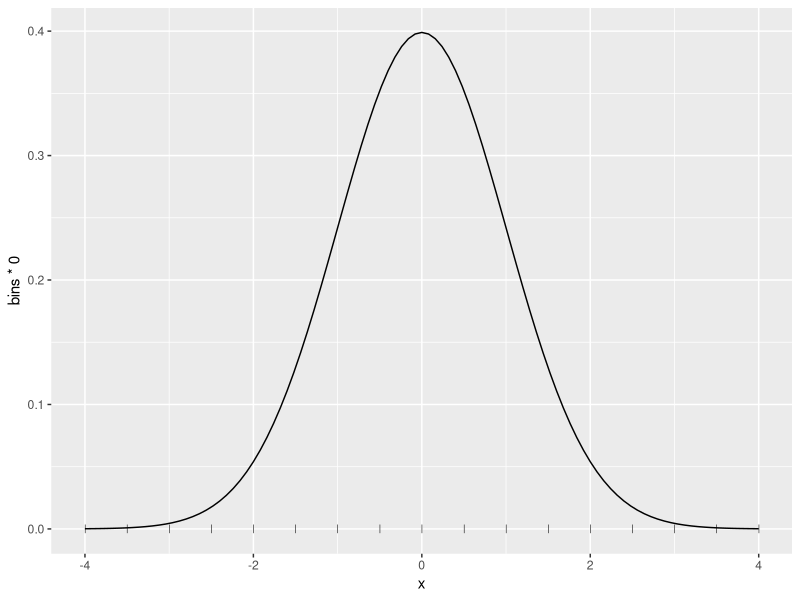
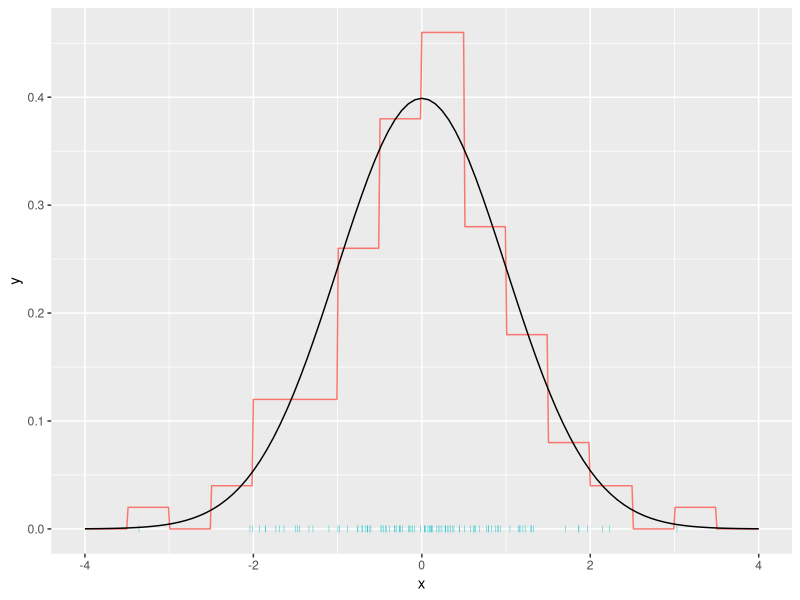
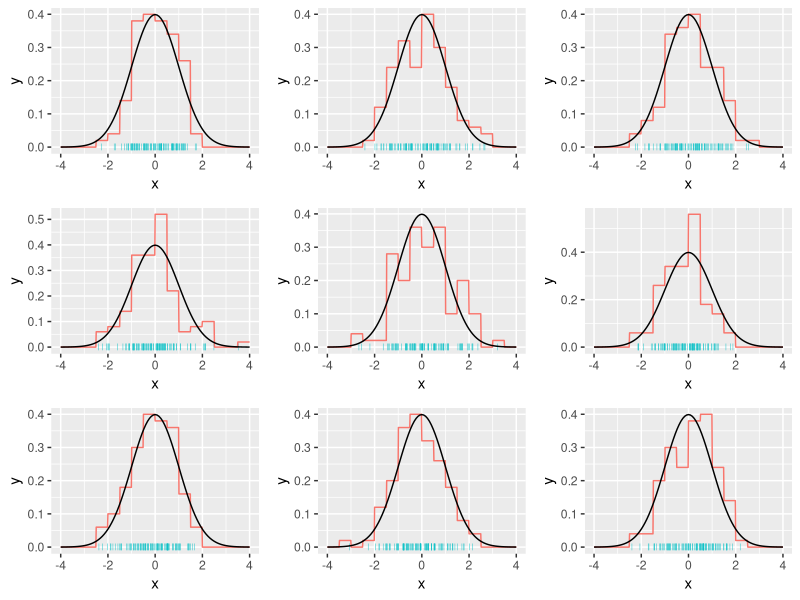
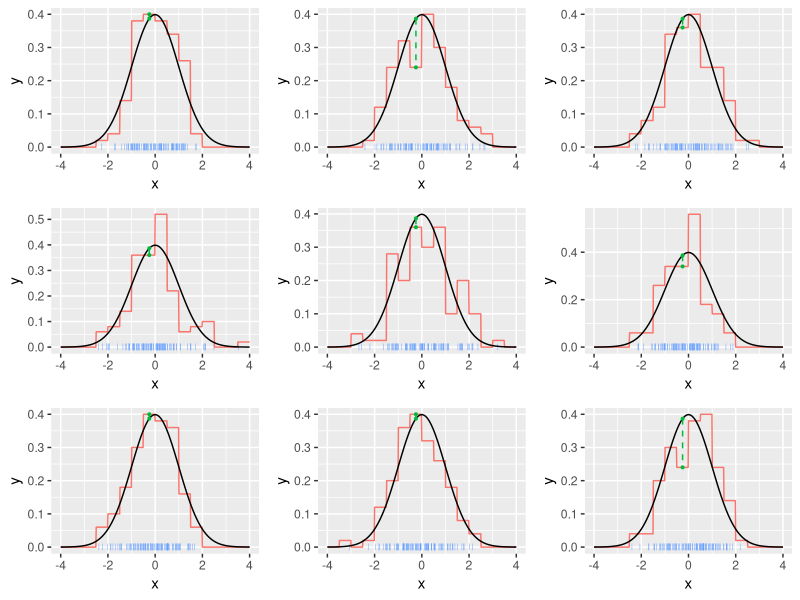
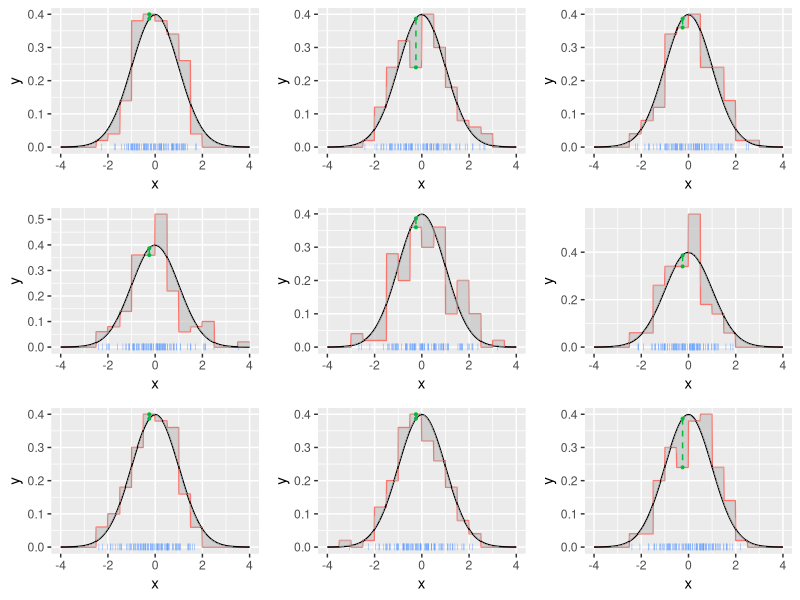
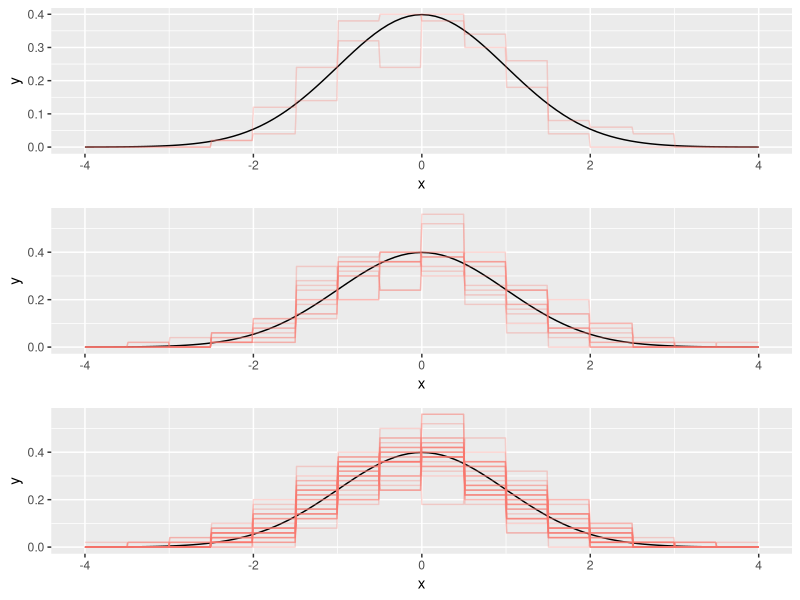
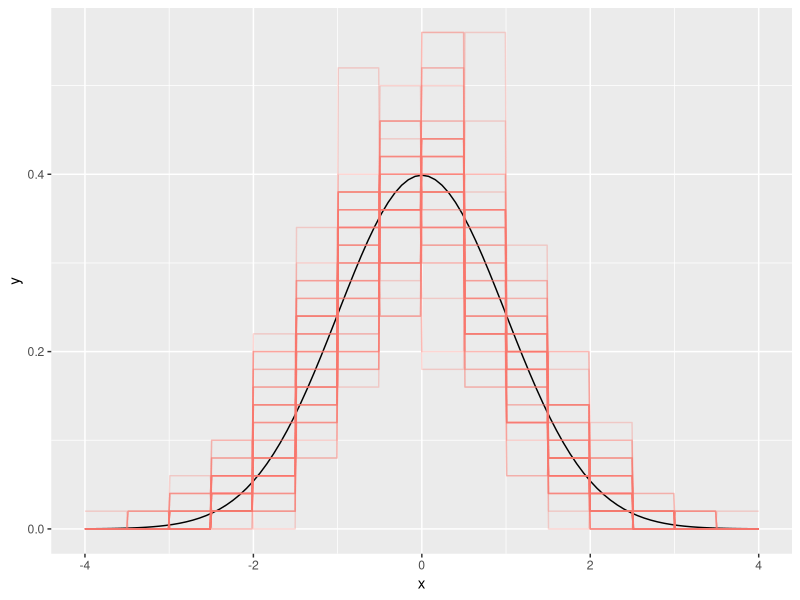
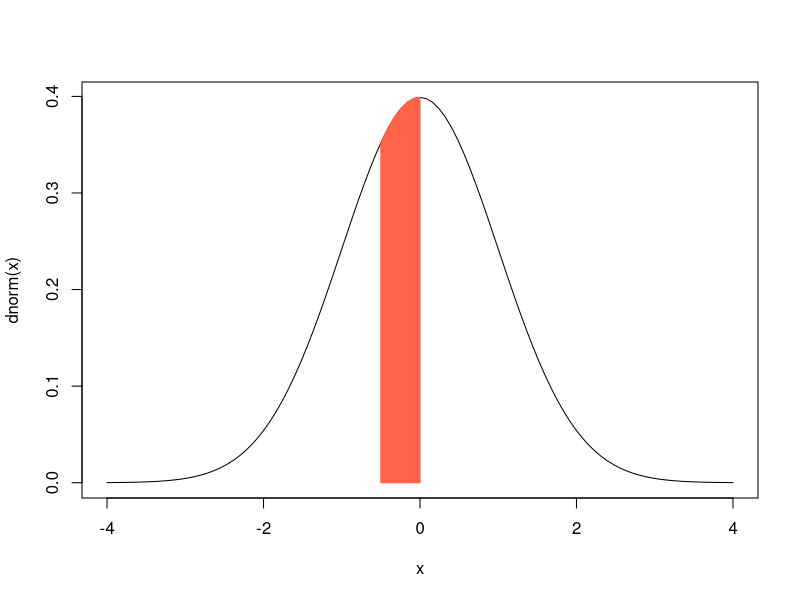

Here is the R script that generated these plots, in order:
rm(list=ls())

library(ggplot2)
library(gridExtra)
library(scales)
library(data.table)
library(magrittr)

reverselog_trans <- function(base = exp(1)) {
  trans <- function(x) -log(x, base)
  inv <- function(x) base^(-x)
  trans_new(paste0("reverselog-", format(base)), trans, inv, 
            log_breaks(base = base), 
            domain = c(1e-100, Inf))}

n <- 100
h <- .5

xmin <- -4; xmax <- 4
bins <- seq(xmin,xmax,h)

x0 <- bins[-length(bins)]
x1 <- bins[-1]


ggplot(data=data.frame(x=c(-4,4)),aes(x))+stat_function(fun=dnorm)+
  geom_point(data=data.frame(bins),aes(x=bins,y=bins*0),pch='|',size=2)

x <- rnorm(n)
cont <- table(cut(x,breaks = bins))/n
f_est <- stepfun(bins[2:(length(bins)-1)],cont/h)
ggplot()+
  geom_point(data=data.frame(x),aes(x,0,col='z'),pch='|',size=1.5,show.legend=F)+
  stat_function(fun=f_est,data=data.frame(x=c(-4,4)),aes(x,col='estimada'),show.legend=F,n = 501)+
  stat_function(fun=dnorm,data=data.frame(x=c(-4,4)),aes(x,col='teórica'),show.legend=F,col=1)

set.seed(pi)
plots <- lapply(seq_len(9),function(foo) {
x <- rnorm(n)
cont <- table(cut(x,breaks = bins))/n
f_est <- stepfun(bins[2:(length(bins)-1)],cont/h)
grafico <- ggplot()+
  geom_point(data=data.frame(x),aes(x,0,col='z'),pch='|',size=1.5,show.legend=F)+
  # geom_ribbon(data=data.frame(xx=seq(-4,4,length.out = 501)),aes(x=xx,ymin=f_est(xx),ymax=dnorm(xx)),fill='grey',alpha=.6)+
  stat_function(fun=f_est,data=data.frame(x=c(-4,4)),aes(x,col='estimada'),show.legend=F,n = 501)+
  stat_function(fun=dnorm,data=data.frame(x=c(-4,4)),aes(x,col='teórica'),show.legend=F,col=1)
grafico$funcion <- f_est
return(grafico)
})

do.call('grid.arrange',plots)

p <- -.25 

do.call('grid.arrange',
        lapply(plots, function(grafico){
          grafico+
            geom_point(data=data.frame(x=p),aes(x,dnorm(x),col='punto'),size=.7)+
            geom_point(data=data.frame(x=p),aes(x,grafico$funcion(x),col='punto'),size=.7)+
            geom_segment(data=data.frame(x=p),aes(x=x,xend=x,y=dnorm(x),yend=grafico$funcion(x),col='punto'),lty=2)+
            theme(legend.position='none')
}))



# MISE --------------------------------------------------------------------


do.call('grid.arrange',
        lapply(plots, function(grafico){
          grafico+
            geom_ribbon(data=data.frame(xx=seq(-4,4,length.out = 501)),aes(x=xx,ymin=grafico$funcion(xx),ymax=dnorm(xx)),fill='grey',alpha=.6)+
            geom_point(data=data.frame(x=p),aes(x,dnorm(x),col='punto'),size=.7)+
            geom_point(data=data.frame(x=p),aes(x,grafico$funcion(x),col='punto'),size=.7)+
            geom_segment(data=data.frame(x=p),aes(x=x,xend=x,y=dnorm(x),yend=grafico$funcion(x),col='punto'),lty=2)+
            theme(legend.position='none')
        }))


# -------------------------------------------------------------------------


set.seed(pi)
estimadores <- lapply(seq_len(50),function(foo) {
  x <- rnorm(n)
  cont <- table(cut(x,breaks = bins))/n
  f_est <- stepfun(bins[2:(length(bins)-1)],cont/h)
  return(f_est)
})


base <- ggplot(data.frame(x=c(-4,4)),aes(x))+
  stat_function(fun=dnorm,col=1)

eh <- invisible(lapply(estimadores,function(est){
  base <<- base+
    stat_function(fun=est,aes(col='a'),n=501,show.legend=F,alpha=.3)
}))

do.call('grid.arrange',eh[c(2,10,30)])
base

bins
pnorm(bins[2])-pnorm(bins[1])
pnorm(bins[9])-pnorm(bins[8])

curve(dnorm,-4,4)
curve(dnorm,-.5,0,type='h',col='tomato',add=T)
curve(pnorm,-4,4)
abline(v=bins[8:9],col='tomato')

# -------------------------------------------------------------------------
library(data.table)
library(magrittr)

t <- seq(xmin,xmax,length.out = 201)

set.seed(pi)
estimaciones <- setDT(lapply(seq_len(500),function(foo) {
  x <- rnorm(n)
  cont <- table(cut(x,breaks = bins))/n
  f_est <- stepfun(bins[2:(length(bins)-1)],cont/h)
  f_est(t)
}))

cbind(t,estimaciones) %>% 
  melt(id.vars='t') %>% 
  ggplot(aes(x=t,y=value,group=variable,col='a'))+
    geom_step(show.legend = F,alpha=.3)+
    stat_function(aes(t),fun=dnorm,col=1)

(p1 <- cbind(t,estimaciones) %>% 
  melt(id.vars='t') %>% 
  ggplot()+
  geom_bin2d(aes(x=t,y=value,group=t,fill=..density..),show.legend=F,binwidth=c(.04,.04))+
  scale_fill_gradient(name='Densidad',trans=reverselog_trans(10))+
  stat_function(fun=dnorm,show.legend=F))
  
cbind(t,estimaciones) %>% 
  melt(id.vars='t') %>% 
  .[,bin:=floor(t/h)*h] %>% 
  .[,by=bin,media:=mean(value)] %>% 
  .[,by=bin,':='(inf=quantile(value,.05),sup=quantile(value,.95))] %>% 
  .[,!c('variable','value')] %>% 
  unique %>%
  .[,by=bin,esperanza:=(pnorm(bin+h)-pnorm(bin))/h] %>% 
  melt(id.vars=c('t','bin')) %>% 
  # .[,col:=fifelse(variable %in% c('inf','sup'),factor('inf',levels=c('media','inf','sup','esperanza')),variable )] %>% 
  .[,col:=fifelse(variable %in% c('inf','sup'),factor('inf',levels=levels(variable)),variable )] %>% 
  ggplot(aes(x=t,y=value,col=col,group=variable))+
  geom_line()
  

p1+
  stat_function(data=data.frame(c(-4,4)),fun=dnorm)+
  geom_line(data=cbind(t,estimaciones) %>% 
              melt(id.vars='t') %>% 
              .[,bin:=floor(t/h)*h] %>% 
              .[,by=bin,media:=mean(value)],
            aes(t,media,col='media'),show.legend=F)+
  geom_ribbon(data=cbind(t,estimaciones) %>% 
              melt(id.vars='t') %>% 
              .[,bin:=floor(t/h)*h] %>% 
              .[,by=bin,':='(inf=quantile(value,.05),sup=quantile(value,.95))],
            aes(x=t,ymin=inf,ymax=sup,col='media'),alpha=.5,show.legend=F)+
  geom_line(data=cbind(t,estimaciones) %>% 
              melt(id.vars='t') %>% 
              .[,bin:=floor(t/h)*h] %>% 
              .[,by=bin,value2:=mean(value)] %>% 
              .[,!c('variable','value')] %>% 
              unique %>% 
              .[,by=bin,esperanza:=(pnorm(bin+h)-pnorm(bin))/h],
            aes(t,esperanza,col='verdadera'),show.legend=F)


ggplot()+
  stat_function(data=data.frame(c(-4,4)),fun=dnorm)+
  geom_line(data=cbind(t,estimaciones) %>% 
              melt(id.vars='t') %>% 
              .[,bin:=floor(t/h)*h] %>% 
              .[,by=bin,media:=mean(value)],
            aes(t,media,col='media'),show.legend=F)+
  geom_ribbon(data=cbind(t,estimaciones) %>% 
                melt(id.vars='t') %>% 
                .[,bin:=floor(t/h)*h] %>% 
                .[,by=bin,':='(inf=quantile(value,.05),sup=quantile(value,.95))],
              aes(x=t,ymin=inf,ymax=sup,col='media'),alpha=.5,show.legend=F)+
  geom_line(data=cbind(t,estimaciones) %>% 
              melt(id.vars='t') %>% 
              .[,bin:=floor(t/h)*h] %>% 
              .[,by=bin,value2:=mean(value)] %>% 
              .[,!c('variable','value')] %>% 
              unique %>% 
              .[,by=bin,esperanza:=(pnorm(bin+h)-pnorm(bin))/h],
            aes(t,esperanza,col='verdadera'),show.legend=F)


# con otro h --------------------------------------------------------------

h <- 2
bins <- seq(xmin,xmax,h)

set.seed(pi)
estimaciones <- setDT(lapply(seq_len(750),function(foo) {
  x <- rnorm(n)
  cont <- table(cut(x,breaks = bins))/n
  f_est <- stepfun(bins[2:(length(bins)-1)],cont/h)
  f_est(t)
}))


(p1 <- cbind(t,estimaciones) %>% 
    melt(id.vars='t') %>% 
    ggplot()+
    geom_bin2d(aes(x=t,y=value,group=t,fill=..density..),show.legend=F,binwidth=c(.04,.02))+
    scale_fill_gradient(name='Densidad',trans=reverselog_trans(10))+
    stat_function(fun=dnorm,show.legend=F))

p1+
  stat_function(data=data.frame(c(-4,4)),fun=dnorm)+
  geom_line(data=cbind(t,estimaciones) %>% 
              melt(id.vars='t') %>% 
              .[,bin:=floor(t/h)*h] %>% 
              .[,by=bin,value2:=mean(value)],
            aes(t,value2,col='media'),show.legend=F)+
  geom_ribbon(data=cbind(t,estimaciones) %>% 
                melt(id.vars='t') %>% 
                .[,bin:=floor(t/h)*h] %>% 
                .[,by=bin,':='(inf=quantile(value,.05),sup=quantile(value,.95))],
              aes(x=t,ymin=inf,ymax=sup,col='media'),alpha=.5,show.legend=F)+
  geom_line(data=cbind(t,estimaciones) %>% 
              melt(id.vars='t') %>% 
              .[,bin:=floor(t/h)*h] %>% 
              .[,by=bin,value2:=mean(value)] %>% 
              .[,!c('variable','value')] %>% 
              unique %>% 
              .[,by=bin,esperanza:=(pnorm(bin+h)-pnorm(bin))/h],
            aes(t,esperanza,col='verdadera'),show.legend=F)

# ggplot()+
#   stat_function(data=data.frame(c(-4,4)),fun=dnorm)+
#   geom_line(data=cbind(t,estimaciones) %>% 
#               melt(id.vars='t') %>% 
#               .[,bin:=floor(t/h)*h] %>% 
#               .[,by=bin,value2:=mean(value)],aes(t,value2,col='media'),show.legend=F)+
#   geom_ribbon(data=cbind(t,estimaciones) %>% 
#                 melt(id.vars='t') %>% 
#                 .[,bin:=floor(t/h)*h] %>% 
#                 .[,by=bin,':='(inf=quantile(value,.05),sup=quantile(value,.95))],aes(x=t,ymin=inf,ymax=sup,fill='media'),alpha=.5,show.legend=F)


# h = 4 -------------------------------------------------------------------

h <- 4
bins <- seq(xmin,xmax,h)

set.seed(pi)
estimaciones <- setDT(lapply(seq_len(750),function(foo) {
  x <- rnorm(n)
  cont <- table(cut(x,breaks = bins))/n
  f_est <- stepfun(bins[2:(length(bins)-1)],cont/h)
  f_est(t)
}))


(p1 <- cbind(t,estimaciones) %>% 
    melt(id.vars='t') %>% 
    ggplot()+
    geom_bin2d(aes(x=t,y=value,group=t,fill=..density..),show.legend=F,binwidth=c(.04,.02))+
    scale_fill_gradient(name='Densidad',trans=reverselog_trans(10))+
    stat_function(fun=dnorm,show.legend=F))

p1+
  stat_function(data=data.frame(c(-4,4)),fun=dnorm)+
  geom_line(data=cbind(t,estimaciones) %>% 
              melt(id.vars='t') %>% 
              .[,bin:=floor(t/h)*h] %>% 
              .[,by=bin,value2:=mean(value)],
            aes(t,value2,col='media'),show.legend=F)+
  geom_ribbon(data=cbind(t,estimaciones) %>% 
                melt(id.vars='t') %>% 
                .[,bin:=floor(t/h)*h] %>% 
                .[,by=bin,':='(inf=quantile(value,.05),sup=quantile(value,.95))],
              aes(x=t,ymin=inf,ymax=sup,col='media'),alpha=.5,show.legend=F)+
  geom_line(data=cbind(t,estimaciones) %>% 
              melt(id.vars='t') %>% 
              .[,bin:=floor(t/h)*h] %>% 
              .[,by=bin,value2:=mean(value)] %>% 
              .[,!c('variable','value')] %>% 
              unique %>% 
              .[,by=bin,esperanza:=(pnorm(bin+h)-pnorm(bin))/h],
            aes(t,esperanza,col='verdadera'),show.legend=F)

# ggplot()+
#   stat_function(data=data.frame(c(-4,4)),fun=dnorm)+
#   geom_line(data=cbind(t,estimaciones) %>% 
#               melt(id.vars='t') %>% 
#               .[,bin:=floor(t/h)*h] %>% 
#               .[,by=bin,value2:=mean(value)],aes(t,value2,col='media'),show.legend=F)+
#   geom_ribbon(data=cbind(t,estimaciones) %>% 
#                 melt(id.vars='t') %>% 
#                 .[,bin:=floor(t/h)*h] %>% 
#                 .[,by=bin,':='(inf=quantile(value,.05),sup=quantile(value,.95))],aes(x=t,ymin=inf,ymax=sup,fill='media'),alpha=.5,show.legend=F)


# covarianzas entre las estimaciones en cada bin ???? --------------------------------------------------------


h <- .5
bins <- seq(xmin,xmax,h)

set.seed(pi)
estimaciones <- setDT(lapply(seq_len(1000),function(foo) {
  x <- rnorm(n)
  cont <- table(cut(x,breaks = bins))/n
  f_est <- stepfun(bins[2:(length(bins)-1)],cont/h)
  f_est(t)
}))

cbind(t,estimaciones,bin=floor(t/h)*h) %>%
  .[bin%in%unique(bin)[c(8,10)],by=bin,.SD[1]] %>% 
  .[,!c('bin')] %>%
  t %>% 
  as.data.table() %>% 
  {ggplot(data=.[-1],mapping = aes(V1,V2))+geom_point()+
      xlab(paste('Estimación en x =',.[1,1]))+ylab(paste('Estimación en x =',.[1,2]))}

# cbind(t,estimaciones) %>% 
#   melt(id.vars='t') %>% 
#   .[,bin:=floor(t/h)*h] %>% 
#   .[,.SD[1],by=.(bin,variable)] %>%
#   .[,value2:=ifelse(bin!=2,sum(.SD[bin!=2,value/.N]),value),by=variable] %>% 
#   .[]
